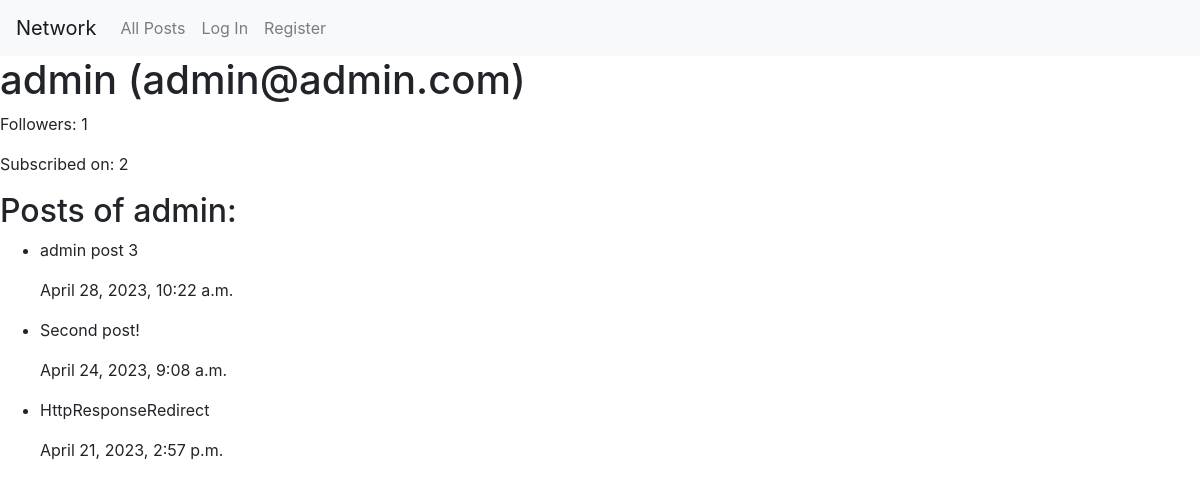
The app's page /profile/1 with its own data.
### network/models.py (models this page shows, shortened)
class User(AbstractUser):
    pass

class Post(models.Model):
    author = models.ForeignKey(User, on_delete=models.CASCADE, related_name="posts")
    content = models.CharField(max_length=150)
    date = models.DateTimeField(auto_now_add=True)

### network/views.py (the view)
# urls.py: path("profile/<int:user_id>", views.profile, name="profile"),
def profile(request, user_id):
    profile = User.objects.get(pk=user_id)
    followers = Follow.objects.filter(target=profile).count()
    follows =  Follow.objects.filter(follower=profile).count()
    posts = Post.objects.filter(author=profile).order_by("-date")
    return render(request, "network/profile.html", {
        "profile": profile,
        "followers": followers,
        "follows": follows,
        "posts": posts,
    })

### network/templates/network/profile.html (shortened to what this page needs)
{% extends "network/layout.html" %}
{% block body %}
<h1>{{ profile }} ({{ profile.email }})</h1>
<div>
	<p>Followers: <span id="followers">{{ followers }}</span></p>
	<p id="follows">Subscribed on: {{ follows }}</p>
</div>
<h2>Posts of {{ profile }}:</h2>
<ul>
	{% for post in posts %}
		<li>
			<p>{{ post.content }}</p>
			<p>{{ post.date }}</p>
		</li>
	{% endfor %}
</ul>
{% endblock %}

### records on screen
User: username "admin", email "admin@admin.com"
Post: content "admin post 3", date "April 28, 2023, 10:22 a.m."
Post: content "Second post!", date "April 24, 2023, 9:08 a.m."
Post: content "HttpResponseRedirect", date "April 21, 2023, 2:57 p.m."

### other values on screen
{{ followers }} "1"
{{ follows }} "2"
